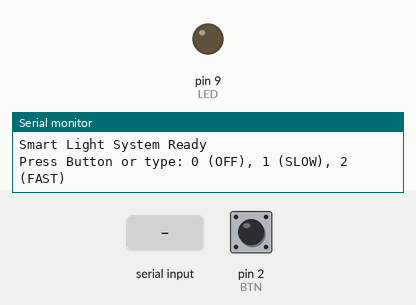
Recording of a sketch running on a simulated Arduino Uno, built with avr-gcc and run on an emulated ATmega328P. Parts: output pins drawn as LEDs (lit = HIGH), the last lines printed to the serial monitor. Dashed ring = blinking. Inputs (shaded band) come from the test bench; at power-on: pin 2 (BTN) HIGH.

Above: at 1.2 s.
1.3 s: pin 2 (BTN) pulled LOW for 0.15 s
At 2.0 s:
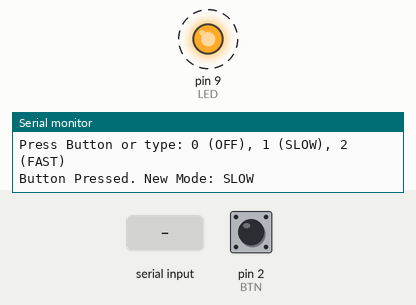
4.4 s: "0" received over Serial
At 4.4 s:
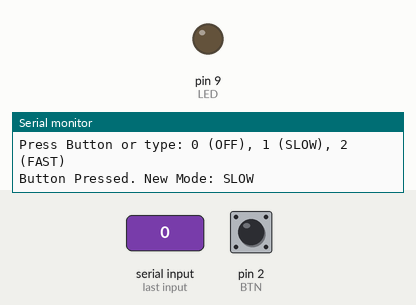
5.9 s: "1" received over Serial
At 6.7 s:
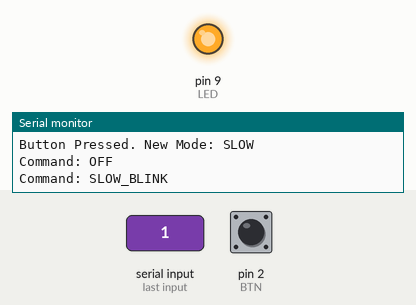
8.9 s: pin 2 (BTN) pulled LOW for 1 s
At 9.2 s:
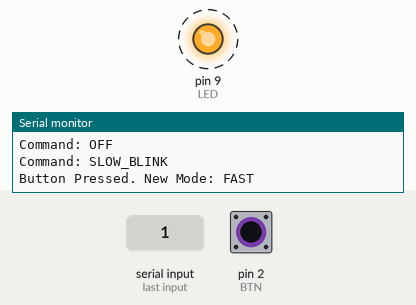
14.9 s: pin 2 (BTN) pulsed LOW 2 times (0.12 s each, 0.3 s apart)
At 16.7 s:
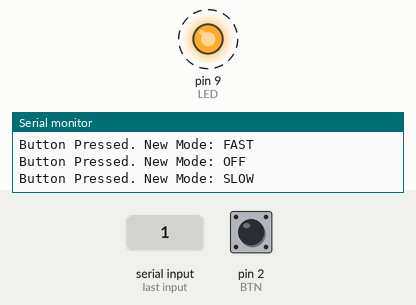
Timing chart, 0 to 18.4 s (numbered marks = the images above; inputs shaded):
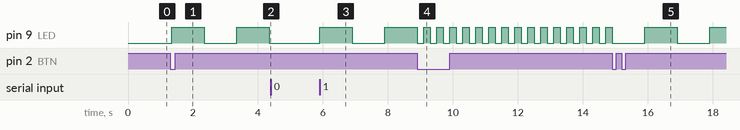

Measured:
- after the input at 1.3 s, pin 9 (LED): alternates HIGH for 1.0 s and LOW for 1.0 s, starting after 0.05 s
- after the input at 4.4 s, pin 9 (LED): stays LOW (without the input it goes to HIGH after 0.95 s)
- after the input at 5.9 s, pin 9 (LED): LOW → HIGH at once, → LOW 1.0 s later, → HIGH 1.0 s later
- after the input at 8.9 s, pin 9 (LED): alternates HIGH for 0.20 s and LOW for 0.20 s, starting after 0.20 s
- after the input at 14.9 s, pin 9 (LED): LOW → HIGH after 1.0 s, → LOW 1.0 s later, → HIGH 1.0 s later

The sketch:

smart_light.ino
```cpp
/*
  Capstone Project: Smart Light

  Συνδυασμός όλων των βασικών εννοιών:
  1. Ψηφιακή Είσοδος (Κουμπί) - Έλεγχος
  2. Χρονισμός (Millis) - Multitasking (Blink χωρίς delay)
  3. Σειριακή Επικοινωνία - Έλεγχος από PC
  4. Κατάσταση (State Machine) - Διαχείριση λειτουργίας

  Λειτουργία:
  - Το σύστημα έχει 3 καταστάσεις: OFF, SLOW_BLINK, FAST_BLINK.
  - Το κουμπί αλλάζει την κατάσταση κυκλικά.
  - Μπορούμε επίσης να στείλουμε '0', '1', '2' από το Serial Monitor για αλλαγή κατάστασης.
*/

const int BTN = 2;
const int LED = 9; // Χρήση του εξωτερικού LED (όπως στα μαθήματα 06 & 07)

// Καταστάσεις λειτουργίας
// Χρησιμοποιούμε σταθερές (const int) για να δώσουμε ονόματα στις καταστάσεις μας
const int OFF = 0;
const int SLOW_BLINK = 1;
const int FAST_BLINK = 2;

int currentMode = OFF;

// Μεταβλητές για το κουμπί (Edge Detection & Debounce)
int lastButtonState = HIGH;
unsigned long lastDebounceTime = 0;
const unsigned long debounceDelay = 50;

// Μεταβλητές για το Blink (Millis)
unsigned long previousMillis = 0;
int ledState = LOW;

void setup()
{
    pinMode(BTN, INPUT_PULLUP);
    pinMode(LED, OUTPUT);
    Serial.begin(9600);

    Serial.println("Smart Light System Ready");
    Serial.println("Press Button or type: 0 (OFF), 1 (SLOW), 2 (FAST)");
}

void loop()
{
    // Η loop τρέχει χιλιάδες φορές το δευτερόλεπτο.
    // Κάθε συνάρτηση εδώ πρέπει να είναι γρήγορη και να μην μπλοκάρει (χωρίς delay).

    // 1. Διαχείριση Εισόδου από Κουμπί (Βλέπε μάθημα 04_Digital_IO)
    handleButton();

    // 2. Διαχείριση Εισόδου από Serial (Βλέπε μάθημα 07_Serial_Communication)
    handleSerial();

    // 3. Εκτέλεση Λογικής (Βλέπε μάθημα 05_Millis_Timing)
    runLightLogic();
}

// --- Λειτουργίες Εισόδου ---

void handleButton()
{
    int reading = digitalRead(BTN);

    // Debounce Logic (όπως στο button_toggle.ino)
    if (reading != lastButtonState)
    {
        lastDebounceTime = millis();
    }

    if ((millis() - lastDebounceTime) > debounceDelay)
    {
        static int buttonState = HIGH;
        if (reading != buttonState)
        {
            buttonState = reading;

            // Δράση μόνο στο πάτημα (Falling Edge)
            if (buttonState == LOW)
            {
                changeMode(); // Αλλαγή κατάστασης συστήματος
            }
        }
    }
    lastButtonState = reading;
}

void handleSerial()
{
    // Έλεγχος αν υπάρχουν δεδομένα από τον υπολογιστή
    if (Serial.available() > 0)
    {
        char cmd = Serial.read(); // Διάβασε τον χαρακτήρα

        // Επεξεργασία εντολής
        if (cmd == '0')
        {
            currentMode = OFF;
            Serial.println("Command: OFF");
        }
        else if (cmd == '1')
        {
            currentMode = SLOW_BLINK;
            Serial.println("Command: SLOW_BLINK");
        }
        else if (cmd == '2')
        {
            currentMode = FAST_BLINK;
            Serial.println("Command: FAST_BLINK");
        }
        // Αγνοούμε άλλους χαρακτήρες (π.χ. newline)
    }
}

// --- Λογική Συστήματος ---

void changeMode()
{
    // Κυκλική αλλαγή κατάστασης: OFF -> SLOW -> FAST -> OFF
    if (currentMode == OFF)
        currentMode = SLOW_BLINK;
    else if (currentMode == SLOW_BLINK)
        currentMode = FAST_BLINK;
    else
        currentMode = OFF;

    Serial.print("Button Pressed. New Mode: ");
    // Εκτύπωση ονόματος κατάστασης για debugging
    switch (currentMode)
    {
    case OFF:
        Serial.println("OFF");
        break;
    case SLOW_BLINK:
        Serial.println("SLOW");
        break;
    case FAST_BLINK:
        Serial.println("FAST");
        break;
    }
}

void runLightLogic()
{
    // Χρησιμοποιούμε millis() αντί για delay() ώστε να μην μπλοκάρουμε τα κουμπιά
    unsigned long currentMillis = millis();
    long interval = 0;

    // Ρύθμιση συμπεριφοράς ανάλογα με την κατάσταση (State Machine)
    switch (currentMode)
    {
    case OFF:
        digitalWrite(LED, LOW);
        ledState = LOW;
        return; // Έξοδος από τη συνάρτηση, δεν χρειάζεται blink

    case SLOW_BLINK:
        interval = 1000; // 1 δευτερόλεπτο
        break;

    case FAST_BLINK:
        interval = 200; // 200 χιλιοστά
        break;
    }

    // Blink Logic (από το μάθημα 05_Millis_Timing)
    if (currentMillis - previousMillis >= interval)
    {
        previousMillis = currentMillis; // Αποθήκευση χρόνου τελευταίας αλλαγής

        // Toggle LED
        if (ledState == LOW)
        {
            ledState = HIGH;
        }
        else
        {
            ledState = LOW;
        }
        digitalWrite(LED, ledState);
    }
}
```
